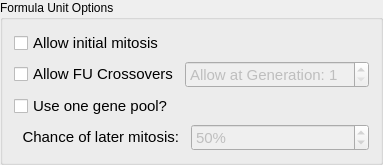
    <widget class="QGroupBox" name="groupBox_10">
     <property name="minimumSize">
      <size>
       <width>0</width>
       <height>28</height>
      </size>
     </property>
     <property name="title">
      <string>Formula Unit Options</string>
     </property>
     <layout class="QGridLayout" name="gridLayout_7">
      <item row="0" column="0">
       <widget class="QCheckBox" name="cb_using_mitotic_growth">
        <property name="sizePolicy">
         <sizepolicy hsizetype="Minimum" vsizetype="Fixed">
          <horstretch>0</horstretch>
          <verstretch>0</verstretch>
         </sizepolicy>
        </property>
        <property name="font">
         <font>
          <pointsize>11</pointsize>
         </font>
        </property>
        <property name="toolTip">
         <string>&lt;html&gt;&lt;head/&gt;&lt;body&gt;&lt;p&gt;Checking this allows mitosis to be performed to create first generation structures of each formula unit. A full description is as follows:&lt;/p&gt;&lt;p&gt;If multiple formula units are used and a larger formula unit is a multiple of the smaller (i. e. 4 is a multiple of 2, 6 is a multiple of 3, etc.), then the first three larger formula unit structures will be constructed by duplicating the smaller formula unit structures.&lt;/p&gt;&lt;p&gt;If there are less than 5 structures optimized of the formula unit structure to be duplicated, it will generate more of the smaller formula unit structure (i. e. if we wish to generate 4 FU structures, and there are only 2 optimized 2 FU structures, it will generate more 2 FU structures until there are at least 5 optimized 2 FU structures).&lt;/p&gt;&lt;p&gt;Note: this is NOT affected by the &amp;quot;Chance of mitosis&amp;quot; feature; that is for mitosis occurring after the initial generations while &amp;quot;Use one gene pool&amp;quot; is checked.&lt;/p&gt;&lt;p&gt;Note: does not work if &amp;quot;Use one gene pool?&amp;quot; is checked&lt;/p&gt;&lt;/body&gt;&lt;/html&gt;</string>
        </property>
        <property name="text">
         <string>Allow initial mitosis</string>
        </property>
       </widget>
      </item>
      <item row="4" column="0">
       <widget class="QCheckBox" name="cb_using_one_pool">
        <property name="sizePolicy">
         <sizepolicy hsizetype="Minimum" vsizetype="Fixed">
          <horstretch>0</horstretch>
          <verstretch>0</verstretch>
         </sizepolicy>
        </property>
        <property name="font">
         <font>
          <pointsize>11</pointsize>
         </font>
        </property>
        <property name="toolTip">
         <string>&lt;html&gt;&lt;head/&gt;&lt;body&gt;&lt;p&gt;This will cause the search to focus on the formula units that have produced the most stable xtals. The weighted probability list will be based upon the enthalpy / FU of structures of every different formula units on the list.&lt;/p&gt;&lt;p&gt;If unchecked, all the evolutionary operations (except the formula unit crossover, which is completely random) will generate structures to create equal amounts of every type of formula unit.&lt;/p&gt;&lt;p&gt;It may be preferable to check this later in the run rather than earlier because, due to the complexity of larger formula unit xtals, stable structures of the larger formula unit xtals may not have been discovered yet.&lt;/p&gt;&lt;p&gt;The pool size of the new enthalpy per formula unit weighted structures list is equal to the pool size per FU specified above.&lt;/p&gt;&lt;/body&gt;&lt;/html&gt;</string>
        </property>
        <property name="text">
         <string>Use one gene pool?</string>
        </property>
       </widget>
      </item>
      <item row="1" column="0">
       <widget class="QCheckBox" name="cb_using_FU_crossovers">
        <property name="sizePolicy">
         <sizepolicy hsizetype="Minimum" vsizetype="Fixed">
          <horstretch>0</horstretch>
          <verstretch>0</verstretch>
         </sizepolicy>
        </property>
        <property name="font">
         <font>
          <pointsize>11</pointsize>
         </font>
        </property>
        <property name="toolTip">
         <string>&lt;html&gt;&lt;head/&gt;&lt;body&gt;&lt;p&gt;Allows crossovers between different formula units. The resulting cell structure will be rounded to the nearest formula unit on the list (i. e. atoms will be removed/added randomly until it reaches the closest number of formula units on the list).&lt;/p&gt;&lt;/body&gt;&lt;/html&gt;</string>
        </property>
        <property name="text">
         <string>Allow FU Crossovers</string>
        </property>
       </widget>
      </item>
      <item row="1" column="1" colspan="2">
       <widget class="QSpinBox" name="spin_FU_crossovers_generation">
        <property name="enabled">
         <bool>false</bool>
        </property>
        <property name="sizePolicy">
         <sizepolicy hsizetype="MinimumExpanding" vsizetype="Fixed">
          <horstretch>0</horstretch>
          <verstretch>0</verstretch>
         </sizepolicy>
        </property>
        <property name="minimumSize">
         <size>
          <width>150</width>
          <height>21</height>
         </size>
        </property>
        <property name="font">
         <font>
          <pointsize>11</pointsize>
         </font>
        </property>
        <property name="toolTip">
         <string>&lt;html&gt;&lt;head/&gt;&lt;body&gt;&lt;p&gt;Choose which generation to allow crossovers between formula units to begin at. &lt;/p&gt;&lt;/body&gt;&lt;/html&gt;</string>
        </property>
        <property name="prefix">
         <string>Allow at Generation: </string>
        </property>
        <property name="minimum">
         <number>1</number>
        </property>
       </widget>
      </item>
      <item row="5" column="2">
       <widget class="QSpinBox" name="spin_chance_of_mitosis">
        <property name="enabled">
         <bool>false</bool>
        </property>
        <property name="sizePolicy">
         <sizepolicy hsizetype="MinimumExpanding" vsizetype="Fixed">
          <horstretch>0</horstretch>
          <verstretch>0</verstretch>
         </sizepolicy>
        </property>
        <property name="minimumSize">
         <size>
          <width>30</width>
          <height>21</height>
         </size>
        </property>
        <property name="font">
         <font>
          <pointsize>11</pointsize>
         </font>
        </property>
        <property name="toolTip">
         <string>&lt;html&gt;&lt;head/&gt;&lt;body&gt;&lt;p&gt;If &amp;quot;Use one gene pool?&amp;quot; is checked, then this is the chance of the xtal chosen from the probability list to undergo mitosis to become one of the possible formula units on the list (defined by the user in the Structure Limits tab).&lt;/p&gt;&lt;p&gt;&lt;br/&gt;&lt;/p&gt;&lt;p&gt;Mitosis will only be used to create formula units that are multiples of the formula units of the original structure.&lt;/p&gt;&lt;p&gt;&lt;br/&gt;&lt;/p&gt;&lt;p&gt;If there is more than one formula unit that can be made, there is an equal probability of generating each of the formula units.&lt;/p&gt;&lt;p&gt;Note: does not affect &amp;quot;Allow initial mitosis;&amp;quot; that is for the initial generation, whereas this is for later generations while using one gene pool.&lt;/p&gt;&lt;p&gt;&lt;br/&gt;Default value: 50%&lt;/p&gt;&lt;/body&gt;&lt;/html&gt;</string>
        </property>
        <property name="suffix">
         <string>%</string>
        </property>
        <property name="maximum">
         <number>100</number>
        </property>
        <property name="value">
         <number>50</number>
        </property>
       </widget>
      </item>
      <item row="5" column="0">
       <widget class="QLabel" name="label_11">
        <property name="sizePolicy">
         <sizepolicy hsizetype="Preferred" vsizetype="Fixed">
          <horstretch>0</horstretch>
          <verstretch>0</verstretch>
         </sizepolicy>
        </property>
        <property name="font">
         <font>
          <pointsize>11</pointsize>
         </font>
        </property>
        <property name="toolTip">
         <string>&lt;html&gt;&lt;head/&gt;&lt;body&gt;&lt;p&gt;If &amp;quot;Use one gene pool?&amp;quot; is checked, then this is the chance of the xtal chosen from the probability list to undergo mitosis to become one of the possible formula units on the list (defined by the user in the Structure Limits tab).&lt;/p&gt;&lt;p&gt;&lt;br/&gt;&lt;/p&gt;&lt;p&gt;Mitosis will only be used to create formula units that are multiples of the formula units of the original structure.&lt;/p&gt;&lt;p&gt;&lt;br/&gt;&lt;/p&gt;&lt;p&gt;If there is more than one formula unit that can be made, there is an equal probability of generating each of the formula units.&lt;/p&gt;&lt;p&gt;Note: does not affect &amp;quot;Allow initial mitosis;&amp;quot; that is for the initial generation, whereas this is for later generations while using one gene pool.&lt;br/&gt;&lt;/p&gt;&lt;p&gt;Default value: 50%&lt;/p&gt;&lt;/body&gt;&lt;/html&gt;</string>
        </property>
        <property name="text">
         <string>  Chance of later mitosis:</string>
        </property>
        <property name="alignment">
         <set>Qt::AlignRight|Qt::AlignTrailing|Qt::AlignVCenter</set>
        </property>
       </widget>
      </item>
     </layout>
    </widget>
